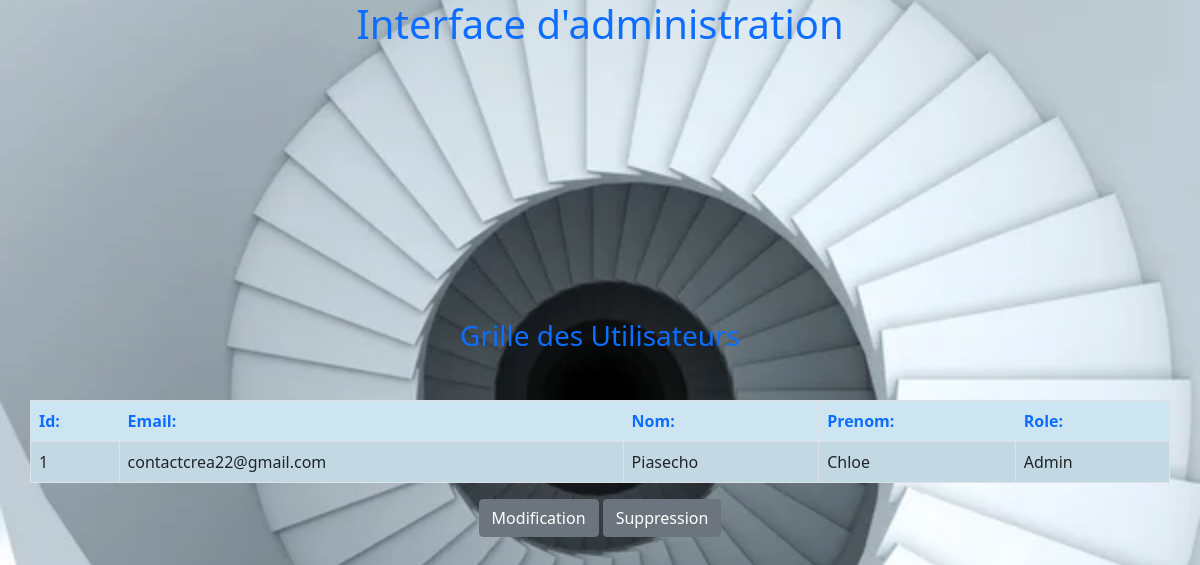
/visu.php?id=1, run on an earlier commit of the app's database.
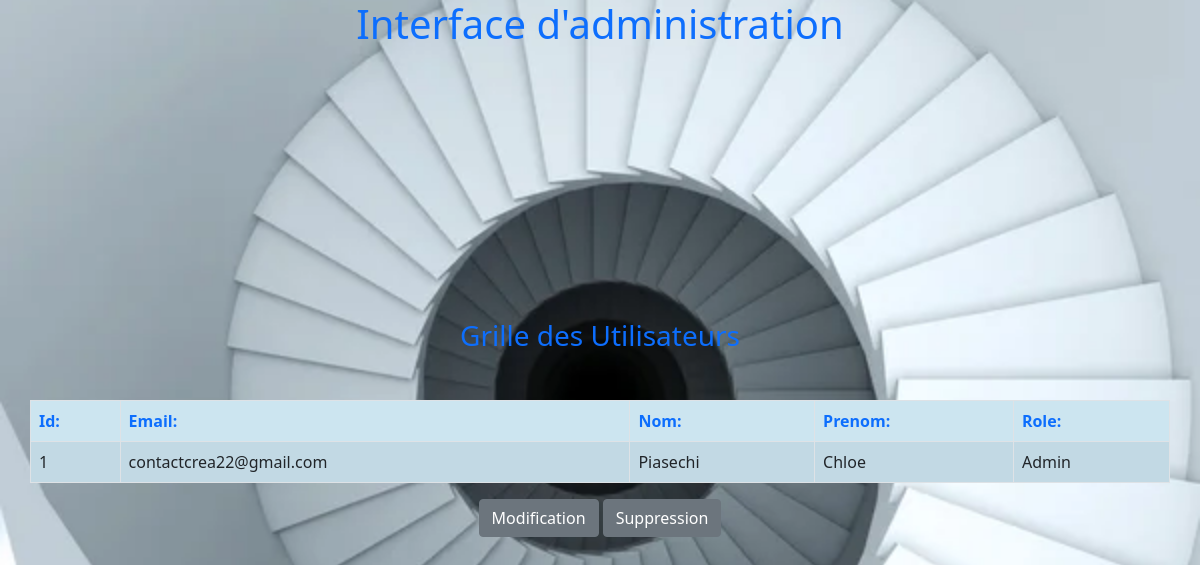
And on a later commit of the database.
### tables this page shows
CREATE Table if NOT EXISTS User(
    Id int not NULL UNIQUE  PRIMARY KEY AUTO_INCREMENT,
    Email VARCHAR(65) not NULL,
    Name VARCHAR(65) not null,
    Firstname VARCHAR(65) not null,
    Role VARCHAR(65) not null
);

### functionRead.php (called while the page is built)
<?php
function readUser($pdo)
{
       try
       { $identification = $_GET['id'];
         $query  = $pdo->prepare("SELECT * FROM User WHERE Id=($identification)");
        $query->execute();
        $readUser = $query->fetchAll(PDO::FETCH_ASSOC);
        return $readUser;
       } catch (PDOException $e) {
        echo 'la lecture ne passe pas';
}
}

### visu.php (the view, shortened to what this page needs)
<?php
require_once './top.php';
require_once './pdo.php';
require_once './functionRead.php';
$readUser = readUser($pdo);
?>
<body>
  <header>
    <h1 class="h1 text-center text-primary">
    </h1>
  </header>
  <main>
    <div class="container">
      <div class="row">
        <h3 class="text-center  text-primary  mb-5 ">Grille des Utilisateurs </h3>
      </div>
      <div class="row">
        <table class="table table-striped table-bordered backgroungarray">
          <thead class="text-primary">
            <tr>
              <th>Id:</th>
              <th>Email:</th>
              <th>Nom:</th>
              <th>Prenom:</th>
              <th>Role:</th>
            </tr>
          </thead>
          <tbody>
            <?php
            foreach ($readUser as $clefs => $Users) { ?>
              <tr>
                <td> <?= $Users['Id']; ?> </td>
                <td> <?= $Users['Email']; ?> </td>
                <td> <?= $Users['Name']; ?> </td>
                <td> <?= $Users['Firstname']; ?> </td>
                <td> <?= $Users['Role']; ?> </td>
              </tr>
            <?php } ?>
          </tbody>
        </table>
        <div class="text-center">
          <button type="button" class="btn btn-secondary" data-bs-toggle="modal" data-bs-target="#staticBackdrop1">
            Modification
          </button>
          <button type="button" class="btn btn-secondary" data-bs-toggle="modal" data-bs-target="#staticBackdrop">
            Suppression
          </button>
        </div>
      </div>
  </main>
</body>
</html>

### top.php (shortened to what this page needs)
<!DOCTYPE html>
<html lang="fr">
<head>
    <link rel="stylesheet" href="./css/style.css">
    <link href="https://cdn.jsdelivr.net/npm/bootstrap@5.0.2/dist/css/bootstrap.min.css" rel="stylesheet">
    <link rel="stylesheet" href="https://cdnjs.cloudflare.com/ajax/libs/animate.css/4.1.1/animate.min.css"/>
</head>

### css/style.css (style rules this page uses)
html { width: 100%; height: 100%; }
body { background-repeat: no-repeat; background: center url("../asset/escalier.jpeg"); background-size: cover; background-attachment: fixed; display: flex; flex-direction: column; justify-content: space-between; font-size: x-large; box-sizing: border-box; min-height: 100%; }
.backgroungarray { background: #CCE5F0; }

What changed in the data, as far as the page shows it:
changed user "contactcrea22@gmail.com": Name "Piasecho" → "Piasechi"
